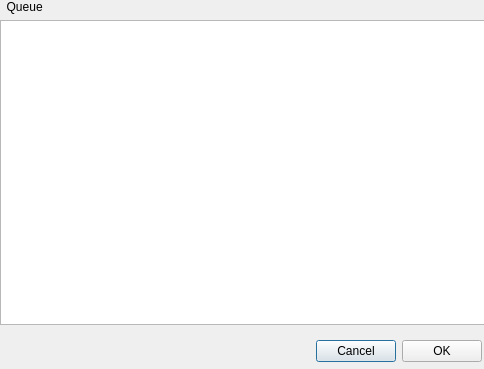
<?xml version="1.0" encoding="UTF-8"?>
<!--
/**
 * Licensed to the Apache Software Foundation (ASF) under one
 * or more contributor license agreements.  See the NOTICE file
 * distributed with this work for additional information
 * regarding copyright ownership.  The ASF licenses this file
 * to you under the Apache License, Version 2.0 (the
 * "License"); you may not use this file except in compliance
 * with the License.  You may obtain a copy of the License at
 *
 *     http://www.apache.org/licenses/LICENSE-2.0
 *
 * Unless required by applicable law or agreed to in writing, software
 * distributed under the License is distributed on an "AS IS" BASIS,
 * WITHOUT WARRANTIES OR CONDITIONS OF ANY KIND, either express or implied.
 * See the License for the specific language governing permissions and
 * limitations under the License.
 */
-->
<ui version="4.0">
 <class>ExeQueueDisplay</class>
 <widget class="QDialog" name="ExeQueueDisplay">
  <property name="geometry">
   <rect>
    <x>0</x>
    <y>0</y>
    <width>484</width>
    <height>369</height>
   </rect>
  </property>
  <property name="windowTitle">
   <string>Dialog</string>
  </property>
  <widget class="QWidget" name="verticalLayoutWidget">
   <property name="geometry">
    <rect>
     <x>0</x>
     <y>0</y>
     <width>491</width>
     <height>371</height>
    </rect>
   </property>
   <layout class="QVBoxLayout" name="verticalLayout">
    <item>
     <widget class="QLabel" name="queueLabel">
      <property name="text">
       <string>  Queue</string>
      </property>
     </widget>
    </item>
    <item>
     <widget class="QTableWidget" name="tableWidget"/>
    </item>
    <item>
     <layout class="QHBoxLayout" name="horizontalLayout">
      <property name="leftMargin">
       <number>9</number>
      </property>
      <property name="topMargin">
       <number>9</number>
      </property>
      <property name="rightMargin">
       <number>9</number>
      </property>
      <property name="bottomMargin">
       <number>9</number>
      </property>
      <item>
       <spacer name="horizontalSpacer">
        <property name="orientation">
         <enum>Qt::Horizontal</enum>
        </property>
        <property name="sizeHint" stdset="0">
         <size>
          <width>40</width>
          <height>20</height>
         </size>
        </property>
       </spacer>
      </item>
      <item>
       <widget class="QPushButton" name="cancelButton">
        <property name="text">
         <string>Cancel</string>
        </property>
       </widget>
      </item>
      <item>
       <widget class="QPushButton" name="okButton">
        <property name="text">
         <string>OK</string>
        </property>
       </widget>
      </item>
     </layout>
    </item>
   </layout>
  </widget>
 </widget>
 <resources/>
 <connections/>
</ui>
